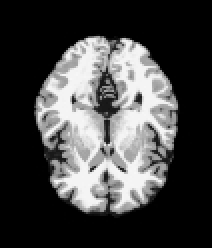
%> input picture CS473/A07/brainweb_t1_small.jpg, 106 x 124 px (shown 2 times larger)
$ octave segmentation_test.m   (GNU Octave 9; MATLAB toolbox functions it lacks are replaced by stand-ins)
%> lines starting %> are read from the running program, lines starting %| are printed output that depends on the picture
% GMM segmentation test script

warning off;

%=== User options ===
dataset = 1; % 1=small, 2=full-sized
hard_init = 1; % 1=use hardcoded initialization, 0=user entered
%===

% Read in 3 modalities of the same content
switch dataset
    case 1
        f = imread('brainweb_t1_small.jpg'); f = double( f(:,:,1) );
%> further down, f is the input picture: size 124x106 uint8; min 0, max 247, mean 67.7
        g = imread('brainweb_t2_small.jpg'); g = double( g(:,:,1) );
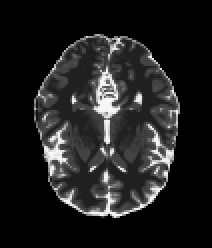
%> input picture CS473/A07/brainweb_t2_small.jpg, 106 x 124 px (shown 2 times larger)
%> further down, g is the input picture: size 124x106 uint8; min 0, max 252, mean 31.7
        h = imread('brainweb_pd_small.jpg'); h = double( h(:,:,1) );
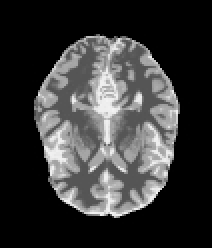
%> input picture CS473/A07/brainweb_pd_small.jpg, 106 x 124 px (shown 2 times larger)
%> further down, h is the input picture: size 124x106 uint8; min 0, max 244, mean 55.8
    case 2
        f = imread('brainweb_t1.jpg'); f = double( f(:,:,1) );
        g = imread('brainweb_t2.jpg'); g = double( g(:,:,1) );
        h = imread('brainweb_pd.jpg'); h = double( h(:,:,1) );
end

% Put the images into a stack.
%stack = cat(3, g, h); % stack has 3 features
stack = cat(3, f, g, h); % stack has 3 features
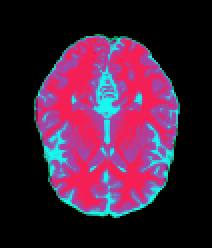
%> stack: size 124x106x3 double (shown 2 times larger); mean R, G, B 67.7, 31.7, 55.8
D = size(stack,3);  % D is # of features (images)
%> D = 3

% Add a bit of noise.  The noise actually helps to stabilize
% the process.  The next two lines sets the random number generator.
% For a given seed, it will give the same set of "random" numbers.
% Change the number after 'Seed' to get a different set of numbers.
%> (the run ends here)
